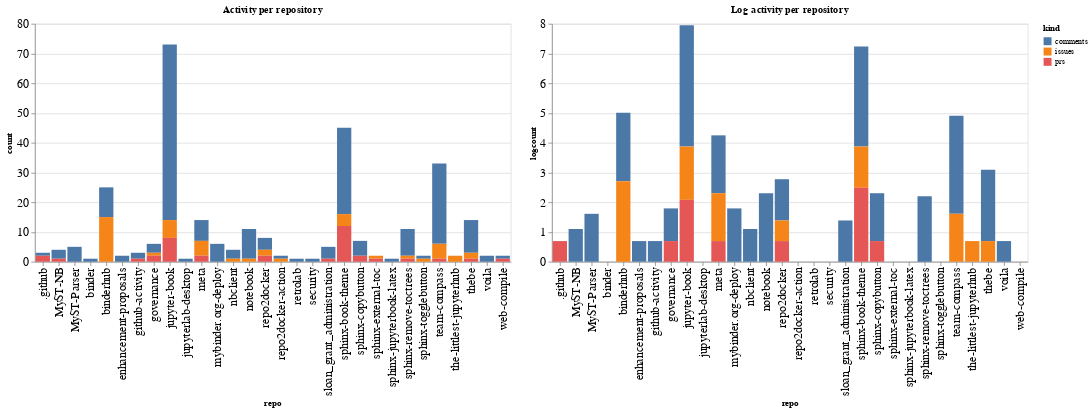

The notebook cell saved with this chart:
### Code cell
ch1 = alt.Chart(repo_summaries, width=600, title="Activity per repository").mark_bar().encode(
    x='repo',
    y='count',
    color='kind',
    tooltip="kind"
)

ch2 = alt.Chart(repo_summaries, width=600, title="Log activity per repository").mark_bar().encode(
    x='repo',
    y='logcount',
    color='kind',
    tooltip="kind"
)

ch1 | ch2

### Figure 1 — Vega-Lite specification as saved in the notebook (floating-point values rounded to 4 significant figures)
{"config": {"axisLeft": {"labelFontSize": 15}, "axisBottom": {"labelFontSize": 15}}, "hconcat": [{"mark": "bar", "encoding": {"color": {"type": "nominal", "field": "kind"}, "tooltip": {"type": "nominal", "field": "kind"}, "x": {"type": "nominal", "field": "repo"}, "y": {"type": "quantitative", "field": "count"}}, "title": "Activity per repository", "width": 600}, {"mark": "bar", "encoding": {"color": {"type": "nominal", "field": "kind"}, "tooltip": {"type": "nominal", "field": "kind"}, "x": {"type": "nominal", "field": "repo"}, "y": {"type": "quantitative", "field": "logcount"}}, "title": "Log activity per repository", "width": 600}], "data": {"name": "data-7774171c45c13650b7a1ad118e922376"}, "$schema": "https://vega.github.io/schema/vega-lite/v4.8.1.json", "datasets": {"data-7774171c45c13650b7a1ad118e922376": [{"repo": ".github", "kind": "comments", "count": 1, "logcount": 0.0}, {"repo": ".github", "kind": "prs", "count": 2, "logcount": 0.6931}, {"repo": "MyST-NB", "kind": "comments", "count": 3, "logcount": 1.099}, {"repo": "MyST-NB", "kind": "prs", "count": 1, "logcount": 0.0}, {"repo": "MyST-Parser", "kind": "comments", "count": 5, "logcount": 1.609}, {"repo": "binder", "kind": "comments", "count": 1, "logcount": 0.0}, {"repo": "binderhub", "kind": "comments", "count": 10, "logcount": 2.303}, {"repo": "binderhub", "kind": "issues", "count": 15, "logcount": 2.708}, {"repo": "enhancement-proposals", "kind": "comments", "count": 2, "logcount": 0.6931}, {"repo": "github-activity", "kind": "comments", "count": 2, "logcount": 0.6931}, {"repo": "github-activity", "kind": "prs", "count": 1, "logcount": 0.0}, {"repo": "governance", "kind": "comments", "count": 3, "logcount": 1.099}, {"repo": "governance", "kind": "issues", "count": 1, "logcount": 0.0}, {"repo": "governance", "kind": "prs", "count": 2, "logcount": 0.6931}, {"repo": "jupyter-book", "kind": "comments", "count": 59, "logcount": 4.078}, {"repo": "jupyter-book", "kind": "issues", "count": 6, "logcount": 1.792}, {"repo": "jupyter-book", "kind": "prs", "count": 8, "logcount": 2.079}, {"repo": "jupyterlab-desktop", "kind": "comments", "count": 1, "logcount": 0.0}, {"repo": "meta", "kind": "comments", "count": 7, "logcount": 1.946}, {"repo": "meta", "kind": "issues", "count": 5, "logcount": 1.609}, {"repo": "meta", "kind": "prs", "count": 2, "logcount": 0.6931}, {"repo": "mybinder.org-deploy", "kind": "comments", "count": 6, "logcount": 1.792}, {"repo": "nbclient", "kind": "comments", "count": 3, "logcount": 1.099}, {"repo": "nbclient", "kind": "issues", "count": 1, "logcount": 0.0}, {"repo": "notebook", "kind": "comments", "count": 10, "logcount": 2.303}, {"repo": "notebook", "kind": "issues", "count": 1, "logcount": 0.0}, {"repo": "repo2docker", "kind": "comments", "count": 4, "logcount": 1.386}, {"repo": "repo2docker", "kind": "issues", "count": 2, "logcount": 0.6931}, {"repo": "repo2docker", "kind": "prs", "count": 2, "logcount": 0.6931}, {"repo": "repo2docker-action", "kind": "comments", "count": 1, "logcount": 0.0}, {"repo": "repo2docker-action", "kind": "issues", "count": 1, "logcount": 0.0}, {"repo": "retrolab", "kind": "comments", "count": 1, "logcount": 0.0}, {"repo": "security", "kind": "comments", "count": 1, "logcount": 0.0}, {"repo": "sloan_grant_administration", "kind": "comments", "count": 4, "logcount": 1.386}, {"repo": "sloan_grant_administration", "kind": "prs", "count": 1, "logcount": 0.0}, {"repo": "sphinx-book-theme", "kind": "comments", "count": 29, "logcount": 3.367}, {"repo": "sphinx-book-theme", "kind": "issues", "count": 4, "logcount": 1.386}, {"repo": "sphinx-book-theme", "kind": "prs", "count": 12, "logcount": 2.485}, {"repo": "sphinx-copybutton", "kind": "comments", "count": 5, "logcount": 1.609}, {"repo": "sphinx-copybutton", "kind": "prs", "count": 2, "logcount": 0.6931}, {"repo": "sphinx-external-toc", "kind": "issues", "count": 1, "logcount": 0.0}, {"repo": "sphinx-external-toc", "kind": "prs", "count": 1, "logcount": 0.0}, {"repo": "sphinx-jupyterbook-latex", "kind": "comments", "count": 1, "logcount": 0.0}, {"repo": "sphinx-remove-toctrees", "kind": "comments", "count": 9, "logcount": 2.197}, {"repo": "sphinx-remove-toctrees", "kind": "issues", "count": 1, "logcount": 0.0}, {"repo": "sphinx-remove-toctrees", "kind": "prs", "count": 1, "logcount": 0.0}, {"repo": "sphinx-togglebutton", "kind": "comments", "count": 1, "logcount": 0.0}, {"repo": "sphinx-togglebutton", "kind": "issues", "count": 1, "logcount": 0.0}, {"repo": "team-compass", "kind": "comments", "count": 27, "logcount": 3.296}, {"repo": "team-compass", "kind": "issues", "count": 5, "logcount": 1.609}, {"repo": "team-compass", "kind": "prs", "count": 1, "logcount": 0.0}, {"repo": "the-littlest-jupyterhub", "kind": "issues", "count": 2, "logcount": 0.6931}, {"repo": "thebe", "kind": "comments", "count": 11, "logcount": 2.398}, {"repo": "thebe", "kind": "issues", "count": 2, "logcount": 0.6931}, {"repo": "thebe", "kind": "prs", "count": 1, "logcount": 0.0}, {"repo": "voila", "kind": "comments", "count": 2, "logcount": 0.6931}, {"repo": "web-compile", "kind": "comments", "count": 1, "logcount": 0.0}, {"repo": "web-compile", "kind": "prs", "count": 1, "logcount": 0.0}]}}
